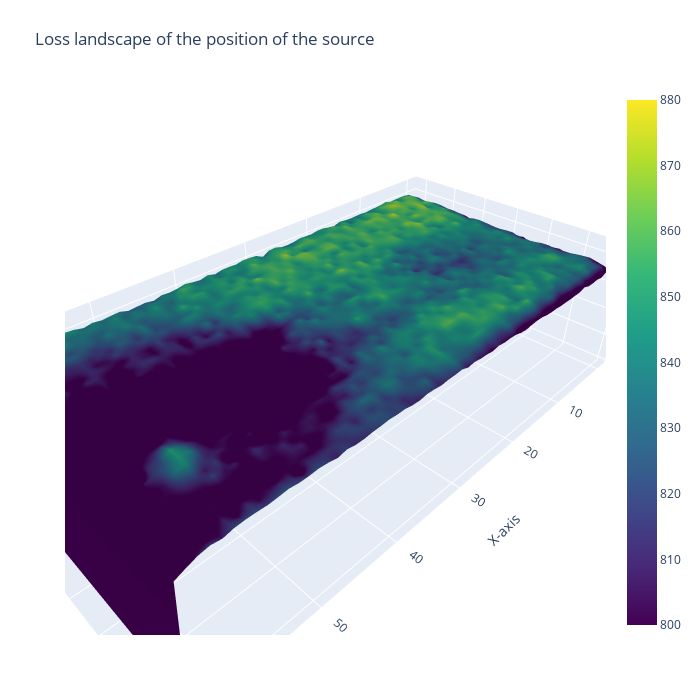

Write notebook code for a chart like this one.
### Code cell
# plot the loss function as a surface in a 3d plot with color corresponding to the loss value
from mpl_toolkits.mplot3d import Axes3D

fig = plt.figure()
ax = fig.add_subplot(111, projection='3d')
x = np.arange(0, N[0], 1)
y = np.arange(0, N[1], 1)
X, Y = np.meshgrid(y, x)
Z = loss_landscape
ax.plot_surface(X, Y, Z, cmap='viridis')
plt.show()

# make the figure interactive

import plotly.graph_objects as go
import numpy as np

# fig = go.Figure(data=[go.Surface(z=loss_landscape,cmin=800,cmax=880, colorscale='Viridis')])
# fig.update_layout(title='Loss landscape of the position of the source',
#                   autosize=True,
#                   width=500, height=500,
#                   margin=dict(l=65, r=50, b=65, t=90))
# fig.show()

# Calculate the aspect ratio
aspect_ratio = {
    "x": 2,
    "y": 1,
    "z": 0.5}

# Create the surface plot
fig = go.Figure(data=[go.Surface(z=loss_landscape, cmin=800, cmax=880, colorscale='Viridis')])
fig.update_layout(
    title='Loss landscape of the position of the source',
    autosize=True,
    width=700,
    height=700,
    margin=dict(l=65, r=50, b=65, t=90),
    scene=dict(
        aspectratio=aspect_ratio,  # Set aspect ratio
        xaxis_title='X-axis',
        yaxis_title='Y-axis',
        zaxis_title='Loss',
        yaxis=dict(
            autorange="reversed"  # Flip the y-axis
        )
    )
)

fig.show()

### Figure 1 — Plotly figure (JSON) as saved in the notebook; plotly's stock layout.template omitted (floating-point values rounded to 4 significant figures; data arrays with more than 128 entries replaced by an {"elided": "..."} marker saying what was removed)
{"data": [{"cmax": 880, "cmin": 800, "colorscale": [[0, "#440154"], [0.1111, "#482878"], [0.2222, "#3e4989"], [0.3333, "#31688e"], [0.4444, "#26828e"], [0.5556, "#1f9e89"], [0.6667, "#35b779"], [0.7778, "#6ece58"], [0.8889, "#b5de2b"], [1, "#fde725"]], "type": "surface", "z": {"elided": "32x64 int values"}}], "layout": {"autosize": true, "height": 700, "margin": {"b": 65, "l": 65, "r": 50, "t": 90}, "scene": {"aspectratio": {"x": 2, "y": 1, "z": 0.5}, "xaxis": {"title": {"text": "X-axis"}}, "yaxis": {"autorange": "reversed", "title": {"text": "Y-axis"}}, "zaxis": {"title": {"text": "Loss"}}}, "title": {"text": "Loss landscape of the position of the source"}, "width": 700}}
